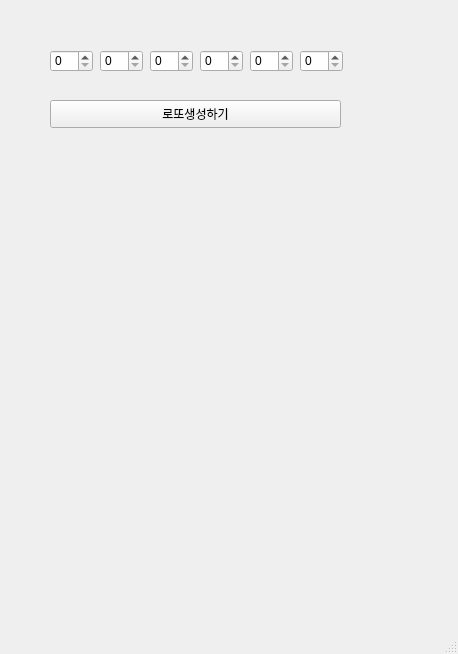
<?xml version="1.0" encoding="UTF-8"?>
<ui version="4.0">
 <class>MainWindow</class>
 <widget class="QMainWindow" name="MainWindow">
  <property name="geometry">
   <rect>
    <x>0</x>
    <y>0</y>
    <width>458</width>
    <height>654</height>
   </rect>
  </property>
  <property name="windowTitle">
   <string>MainWindow</string>
  </property>
  <widget class="QWidget" name="centralwidget">
   <widget class="QSpinBox" name="sp1">
    <property name="geometry">
     <rect>
      <x>50</x>
      <y>50</y>
      <width>43</width>
      <height>22</height>
     </rect>
    </property>
   </widget>
   <widget class="QSpinBox" name="sp2">
    <property name="geometry">
     <rect>
      <x>100</x>
      <y>50</y>
      <width>43</width>
      <height>22</height>
     </rect>
    </property>
   </widget>
   <widget class="QSpinBox" name="sp3">
    <property name="geometry">
     <rect>
      <x>150</x>
      <y>50</y>
      <width>43</width>
      <height>22</height>
     </rect>
    </property>
   </widget>
   <widget class="QSpinBox" name="sp4">
    <property name="geometry">
     <rect>
      <x>200</x>
      <y>50</y>
      <width>43</width>
      <height>22</height>
     </rect>
    </property>
   </widget>
   <widget class="QSpinBox" name="sp5">
    <property name="geometry">
     <rect>
      <x>250</x>
      <y>50</y>
      <width>43</width>
      <height>22</height>
     </rect>
    </property>
   </widget>
   <widget class="QSpinBox" name="sp6">
    <property name="geometry">
     <rect>
      <x>300</x>
      <y>50</y>
      <width>43</width>
      <height>22</height>
     </rect>
    </property>
   </widget>
   <widget class="QPushButton" name="pb">
    <property name="geometry">
     <rect>
      <x>50</x>
      <y>100</y>
      <width>291</width>
      <height>28</height>
     </rect>
    </property>
    <property name="text">
     <string>로또생성하기</string>
    </property>
   </widget>
  </widget>
  <widget class="QMenuBar" name="menubar">
   <property name="geometry">
    <rect>
     <x>0</x>
     <y>0</y>
     <width>458</width>
     <height>26</height>
    </rect>
   </property>
  </widget>
  <widget class="QStatusBar" name="statusbar"/>
 </widget>
 <resources/>
 <connections/>
</ui>
